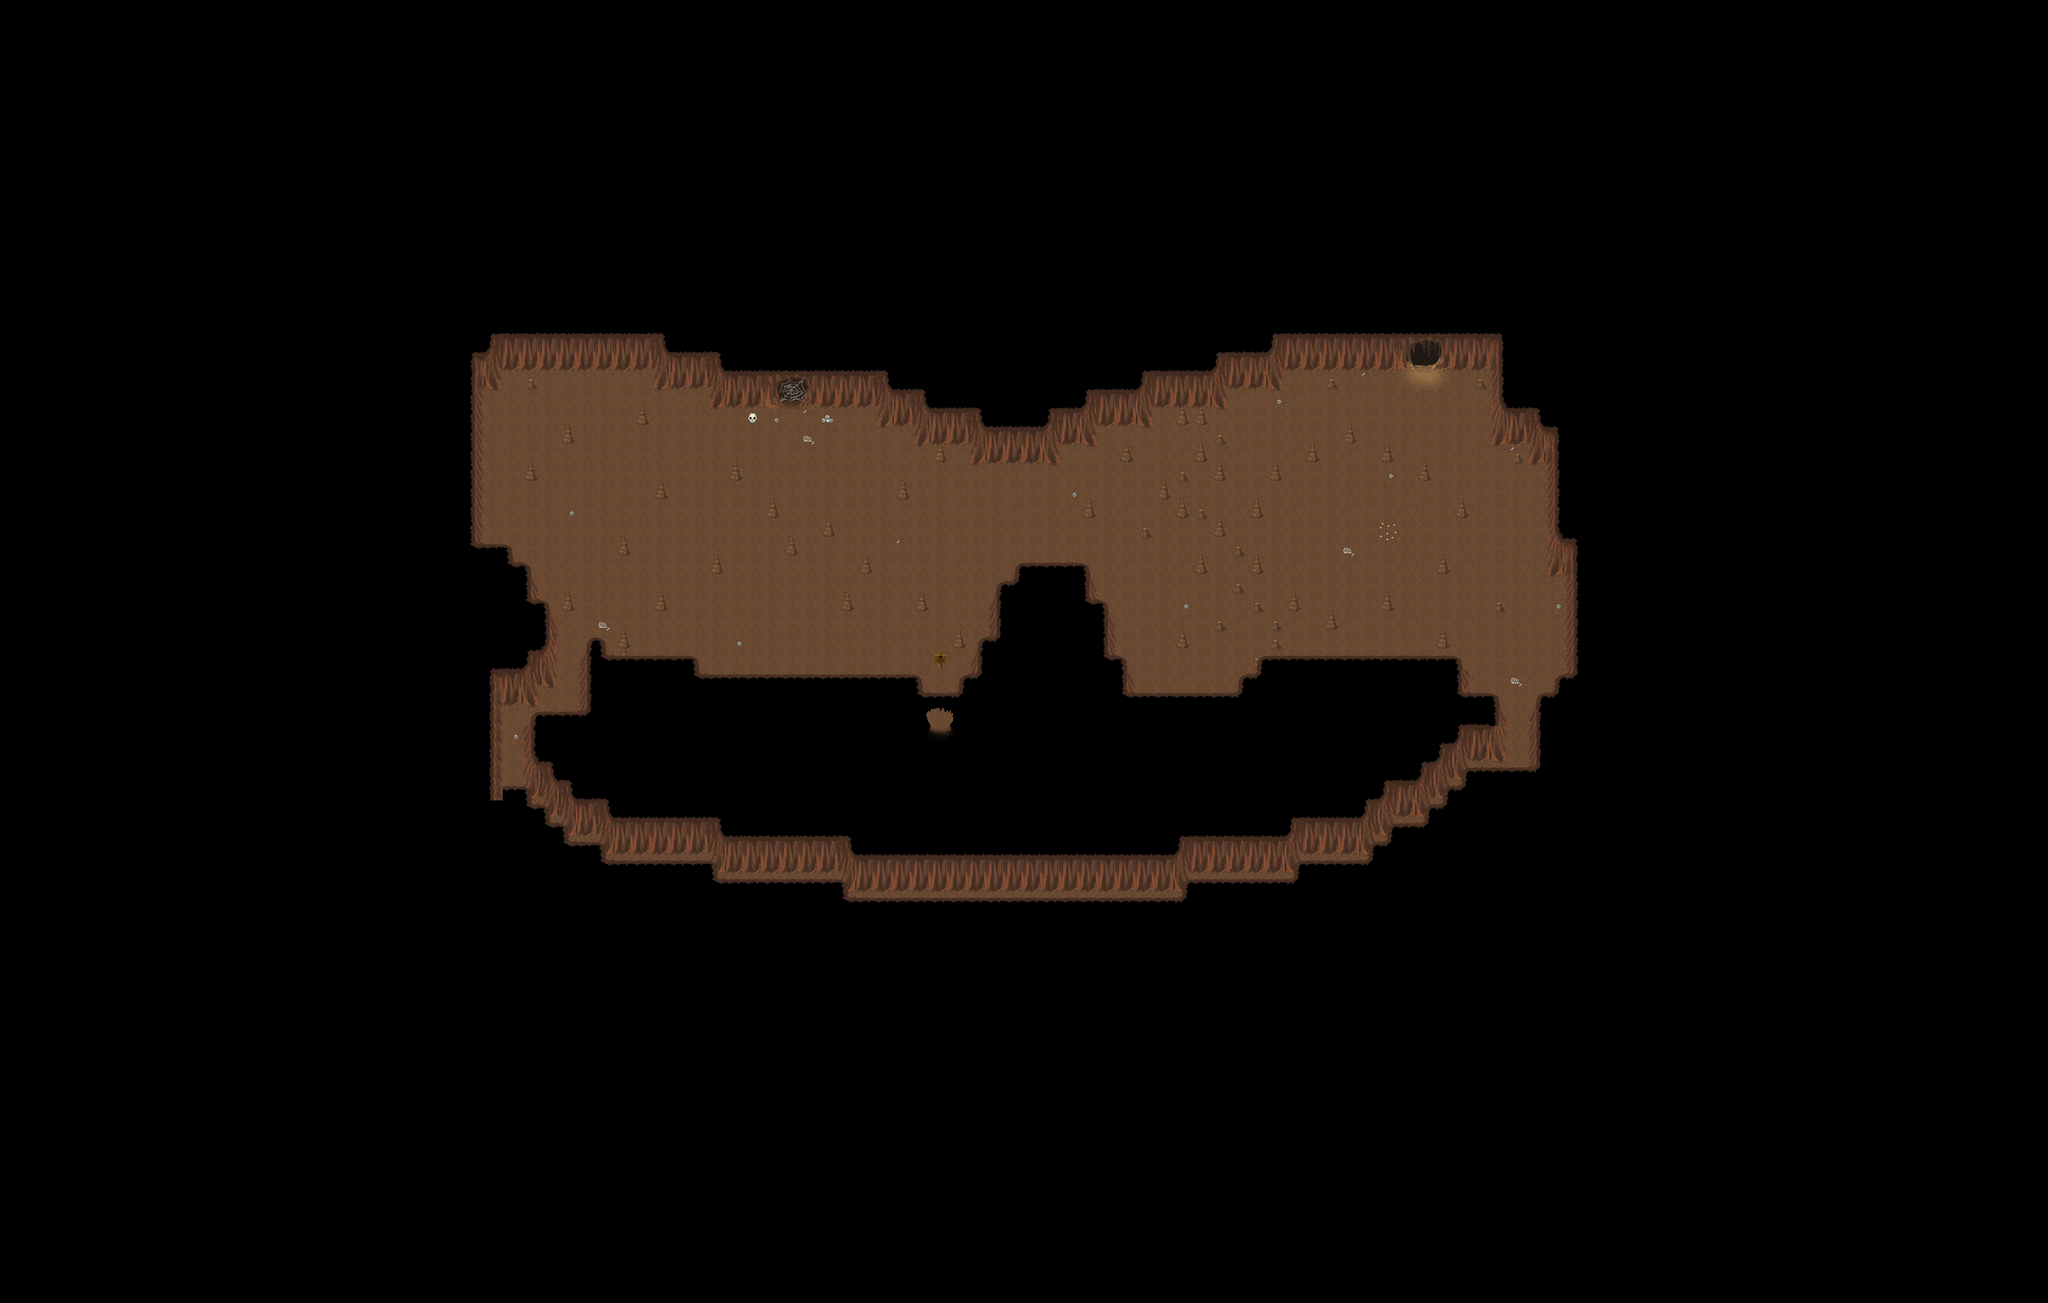

A 2D game scene composited from a Tiled map and its tileset images. What follows is a short description and the map's XML, with each tile layer's data collapsed to a summary:
An orthogonal 110x70 tile map with 32x32 px tiles, 4 tile layers (Ground1, Ground2, Fringe, Over1), 2 hidden layers not drawn, 12 tilesets and 6 objects (4x spawn, 2x warp).

<map version="1.4" tiledversion="1.4.1" orientation="orthogonal" renderorder="right-down" width="110" height="70" tilewidth="32" tileheight="32" infinite="0" nextlayerid="10" nextobjectid="91">
 <properties>
  <property name="background0image" value="graphics/images/spit23loginwallpaper_800x600.png" />
  <property name="license" value="CC BY-SA 3.0" />
  <property name="manaplus version" value="2" />
  <property name="minimap" value="graphics/minimaps/015-4.png" />
  <property name="music" value="Deep_Cave.ogg" />
  <property name="name" value="Woodland Mines" />
 </properties>
 <tileset firstgid="1" source="../graphics/tilesets/collision.tsx" />
 <tileset firstgid="10" source="../graphics/tilesets/cave.tsx" />
 <tileset firstgid="138" name="cave_x2" tilewidth="32" tileheight="64" tilecount="16" columns="16">
  <image source="../graphics/tilesets/cave_x2.png" width="512" height="64" />
 </tileset>
 <tileset firstgid="154" source="../graphics/tilesets/cave_bilevel.tsx" />
 <tileset firstgid="410" source="../graphics/tilesets/woodland_ground.tsx" />
 <tileset firstgid="666" source="../graphics/tilesets/woodland_indoor.tsx" />
 <tileset firstgid="922" source="../graphics/tilesets/woodland_indoor_x2.tsx" />
 <tileset firstgid="970" source="../graphics/tilesets/woodland_indoor_x3.tsx" />
 <tileset firstgid="1018" source="../graphics/tilesets/woodland_x2.tsx" />
 <tileset firstgid="1050" source="../graphics/tilesets/woodland_x3.tsx" />
 <tileset firstgid="1082" source="../graphics/tilesets/woodland_village.tsx" />
 <tileset firstgid="1338" source="../graphics/tilesets/woodland_village_x2.tsx" />
 <layer id="1" name="Ground1" width="110" height="70">
  <data>[7700 cells, 7694 non-empty, 37 distinct tile ids]</data>
 </layer>
 <layer id="2" name="Ground2" width="110" height="70">
  <data>[7700 cells, 288 non-empty, 32 distinct tile ids]</data>
 </layer>
 <layer id="3" name="Fringe" width="110" height="70">
  <data>[7700 cells, 53 non-empty, 10 distinct tile ids]</data>
 </layer>
 <layer id="4" name="Over1" width="110" height="70">
  <data>[7700 cells, 171 non-empty, 9 distinct tile ids]</data>
 </layer>
 <layer id="5" name="Collision" width="110" height="70" visible="0">
  <data>[7700 cells, 6889 non-empty, 1 distinct tile ids]</data>
 </layer>
 <layer id="6" name="Heights" width="110" height="70" visible="0">
  <data>[7700 cells, 0 non-empty, 0 distinct tile ids]</data>
 </layer>
 <objectgroup id="7" name="Warps">
  <object id="88" name="To cave" type="warp" x="1600" y="1248" width="32" height="32">
   <properties>
    <property name="dest_map" value="015-1" />
    <property name="dest_x" value="90" />
    <property name="dest_y" value="50" />
   </properties>
  </object>
  <object id="90" name="To cave" type="warp" x="2432" y="576" width="32" height="32">
   <properties>
    <property name="dest_map" value="015-1" />
    <property name="dest_x" value="177" />
    <property name="dest_y" value="55" />
   </properties>
  </object>
 </objectgroup>
 <objectgroup color="#ff7f00" id="8" name="Particles" />
 <objectgroup color="#fcff00" id="9" name="Spawns">
  <object id="67" name="Angry Bat" type="spawn" x="448" y="416" width="2304" height="800">
   <properties>
    <property name="death" value="60000" />
    <property name="max_beings" value="15" />
    <property name="monster_id" value="1194" />
    <property name="spawn" value="60000" />
   </properties>
  </object>
  <object id="84" name="Silk worm" type="spawn" x="672" y="768" width="2304" height="800">
   <properties>
    <property name="death" value="70000" />
    <property name="max_beings" value="15" />
    <property name="monster_id" value="1034" />
    <property name="spawn" value="60000" />
   </properties>
  </object>
  <object id="85" name="Red Slime" type="spawn" x="1824" y="256" width="992" height="992">
   <properties>
    <property name="death" value="60000" />
    <property name="max_beings" value="4" />
    <property name="monster_id" value="1092" />
    <property name="spawn" value="60000" />
   </properties>
  </object>
  <object id="86" name="Ruby Bif" type="spawn" x="800" y="224" width="1920" height="960">
   <properties>
    <property name="death" value="90000" />
    <property name="max_beings" value="1" />
    <property name="monster_id" value="1099" />
    <property name="spawn" value="90000" />
   </properties>
  </object>
 </objectgroup>
</map>
